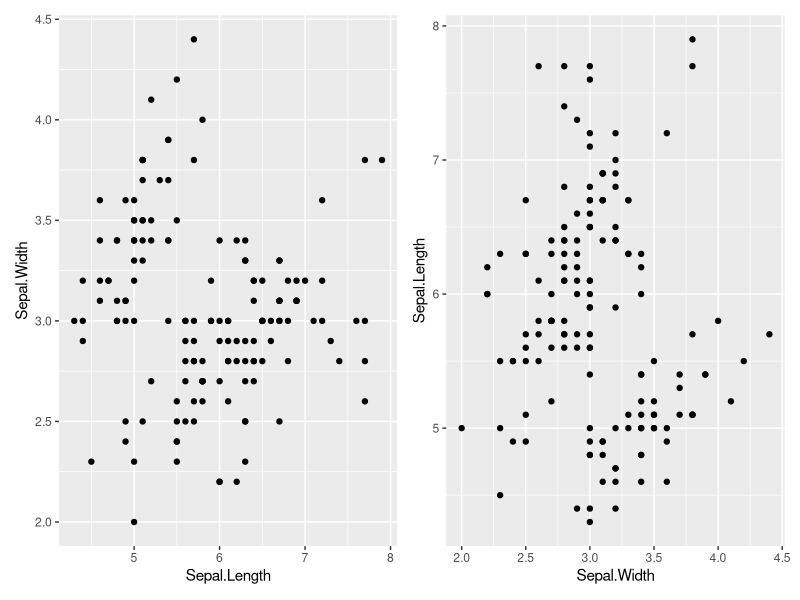
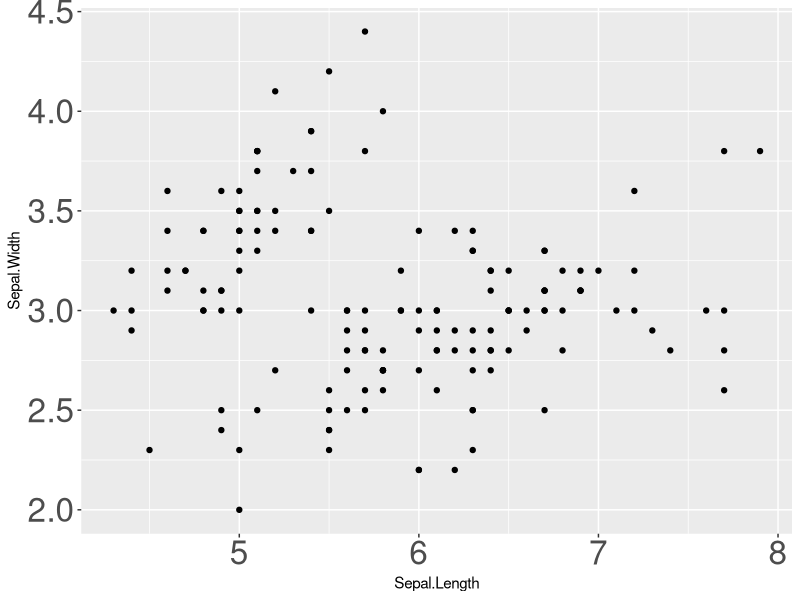
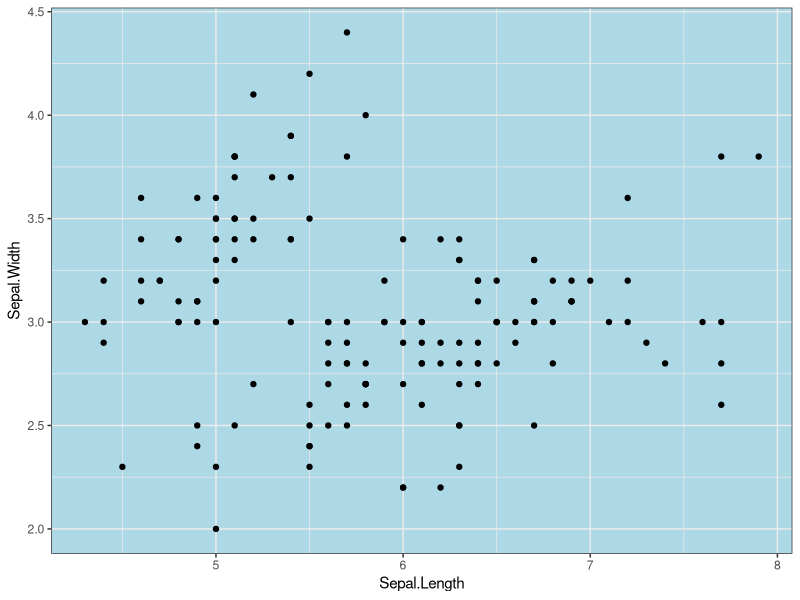

R code for these plots, in order:
## ---- chunk 1
library(ggplot2); library(patchwork)
p1 <- ggplot(iris, aes(x=Sepal.Length, y=Sepal.Width)) + geom_point()
p2 <- ggplot(iris, aes(y=Sepal.Length, x=Sepal.Width)) + geom_point()
p1 + p2
## ---- chunk 2
ggplot(iris, aes(x=Sepal.Length, y=Sepal.Width)) + 
    geom_point() + theme(axis.text = element_text(size=24))
## ---- chunk 3
my_theme <- theme_bw() + theme(panel.background = element_rect(fill = 'lightblue'))
ggplot(iris, aes(x=Sepal.Length, y = Sepal.Width)) + geom_point() + my_theme
